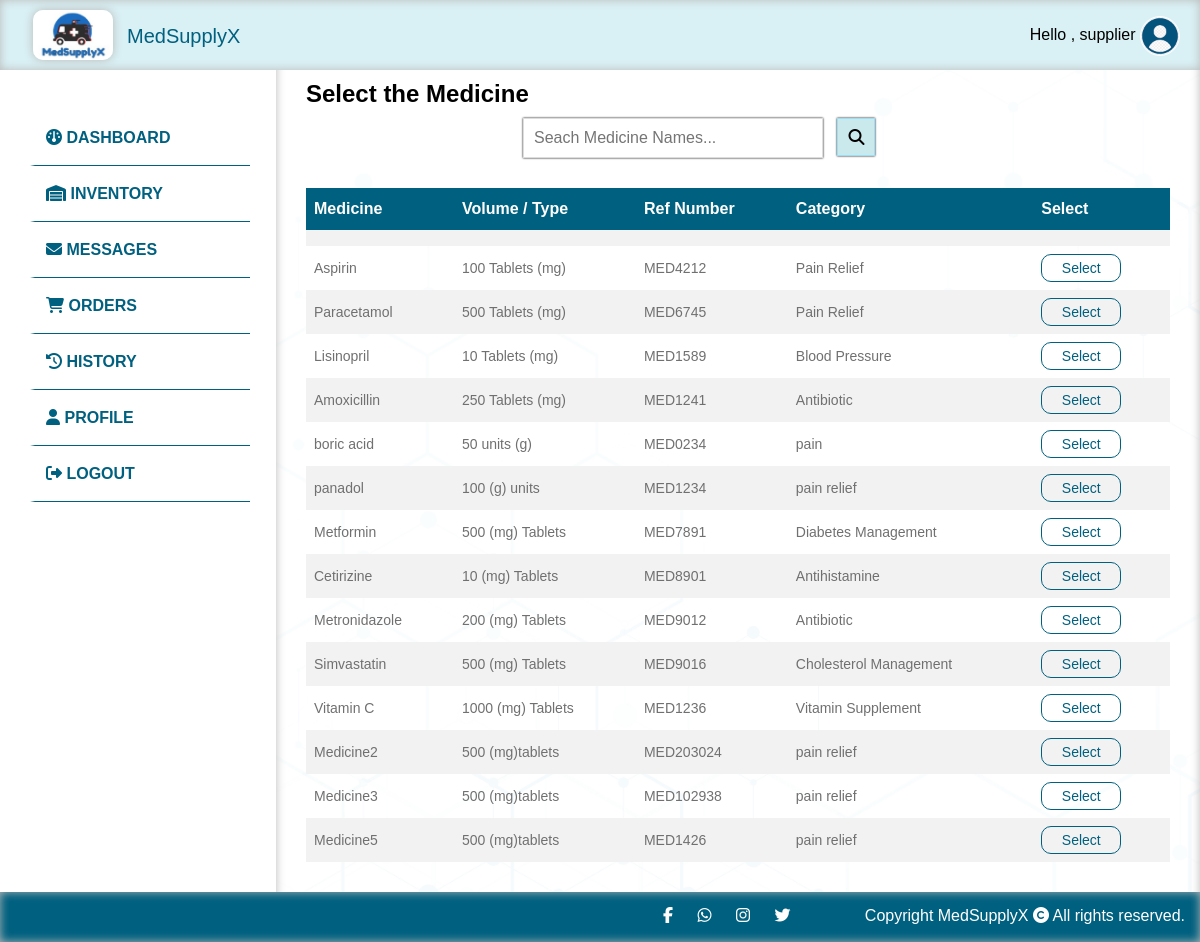
Screenshot of /suppliers/addmedicineinventory (signed in) with the database file from the repository.
### tables this page shows
CREATE TABLE `regmedicines` (
  `medicineId` int(11) NOT NULL,
  `medicinename` varchar(50) NOT NULL,
  `refno` varchar(50) NOT NULL,
  `category` varchar(50) NOT NULL,
  `volume` int(11) NOT NULL,
  `type` varchar(20) NOT NULL,
  `description` varchar(100) NOT NULL,
  `manufacturedDate` varchar(20) NOT NULL
);

### app/controllers/Suppliers.php (called while the page is built, shortened)
<?php
class Suppliers extends Controller
{
    public $supplierModel;
    public function __construct()
    {
        $this->supplierModel = $this->model('Supplier');
    }
    public function addmedicineinventory()
    {
        $data = [
            'medicine' => $this->supplierModel->getMedicines()
        ];
        $this->view('supplier/addmedicineinventory', $data);
    }
}

### app/libraries/Core.php (called while the page is built, shortened)
<?php
    class Core {
        protected $currentMethod = 'index';
        public function __construct() {
            $url = $this->getUrl();
            if(isset($url[0])){
            if(file_exists('../app/controllers/' . ucwords($url[0]) . '.php')) {
                unset($url[0]);
            }
        }
            $this->currentController = new $this->currentController;
            if(isset($url[1])) {
                if(method_exists($this->currentController, $url[1])) {
                    $this->currentMethod = $url[1];
                    unset($url[1]);
                }
            }
            $this->params = $url ? array_values($url) : [];
            call_user_func_array([$this->currentController, $this->currentMethod], $this->params);
      }
       public function getUrl() {
           if(isset($_GET['url'])) {
               $url = rtrim($_GET['url'], '/');
               $url = filter_var($url, FILTER_SANITIZE_URL);
               $url = explode('/', $url);
               return $url;
           }
       }
    }
    ?>

### public/index.php (called while the page is built, shortened)
<?php
    $init = new Core;
?>

### app/libraries/Database.php (called while the page is built, shortened)
<?php
class Database {
    private $host = DB_HOST;
    private $user = DB_USER;
    private $pass = DB_PASS;
    private $dbname= DB_NAME;
    private $dbh;
    private $stmt;
    public function __construct(){
        $dsn = 'mysql:host=' . $this->host . ';dbname=' . $this->dbname;
        $options = array(
            PDO::ATTR_PERSISTENT => true,
            PDO::ATTR_ERRMODE => PDO::ERRMODE_EXCEPTION
        );
        try{
            $this->dbh = new PDO($dsn, $this->user, $this->pass, $options);
        } catch(PDOException $e){
            $this->error = $e->getMessage();
            echo $this->error;
        }
    }
    public function query($sql){
        $this->stmt = $this->dbh->prepare($sql);
    }
    public function execute(){
        return $this->stmt->execute();
    }
    public function resultSet(){
        $this->execute();
        return $this->stmt->fetchAll(PDO::FETCH_OBJ);
    }
}

### app/models/Supplier.php (called while the page is built, shortened)
<?php
class Supplier
{
    private $db;
    public function __construct()
    {
        $this->db = new Database;
    }
    public function getMedicines()
    {
        $this->db->query('SELECT * FROM regmedicines');
        $results = $this->db->resultSet();
        return $results;
    }
}

### app/views/supplier/addmedicineinventory.php (the view, shortened to what this page needs)
<!DOCTYPE html>
<html lang="en">
<head>
  <link rel="stylesheet" href="<?php echo URLROOT ?>/public/css/style.css">
</head>
<body>
  <?php require APPROOT . '/views/inc/header.php'; ?>
  <?php require APPROOT . '/views/inc/supplier_sidebar.php'; ?>
  <div class="content">
    <div class="anim">
      <h2> Select the Medicine </h2>
    </div>
    <form class="search">
      <input type="text" id="myInput" placeholder="Seach Medicine Names..." onkeyup="search()">
      <i class="fas fa-search" id="searchicon"></i>
    </form>
    <div class="smallspace"></div>
    <div class="anim">
      <form action="" method="POST" class="orderform">
        <table class="customers" id="myTable">
          <tr>
            <th> Medicine </td>
            <th> Volume / Type</td>
            <th> Ref Number </td>
            <th> Category </td>
            <th> Select </th>
          </tr>
          <tr>
            <td> </td>
            <td> </td>
            <td> </td>
            <td> </td>
            <td></td>
          </tr>
          <?php foreach ($data['medicine'] as $medicine) : ?>
            <tr>
              <td> <?php echo $medicine->medicinename; ?> </td>
              <td> <?php echo $medicine->volume; ?>
                <?php echo $medicine->type; ?> </td>
              <td> <?php echo $medicine->refno; ?> </td>
              <td> <?php echo $medicine->category; ?> </td>
              <td>
                <a href="<?php echo URLROOT; ?>/suppliers/addinventory/<?php echo $medicine->medicineId ?>" class="nodec">
                  <div class="smallOpen-button"> Select </button>
                </a>
              </td>
            </tr>
          <?php endforeach; ?>
        </table>
    </div>
  </div>
  </div>
  <?php require APPROOT . '/views/inc/footer.php'; ?>
</body>
</html>

### public/css/style.css (style rules this page uses)
* { box-sizing: border-box; margin: 0; }
body { font-family:Arial, Helvetica, sans-serif; min-height: 100vh; }
.content { background: rgb(255,255,255); background: linear-gradient(90deg, rgba(255,255,255,1) 0%, rgb(235, 252, 255) 100%); padding: 30px; flex: 1; margin-top: 50px; background-repeat: no-repeat; background-size: cover; box-shadow: 0px 10px 10px rgb(185, 185, 185) inset; background-image: url(../img/background.png); }
.anim { animation: 2s anim-lineUp ease-out; }
.customers { font-family: Arial, Helvetica, sans-serif; border-collapse: collapse; width: 100%; margin-top: 10px; }
.customers td, .customers th { border: 0px solid #ddd; padding: 8px; color:#707070; }
.customers td { font-size: 14px; }
.customers tr:nth-child(even) { background-color: #f2f2f2; }
.customers th { padding-top: 12px; padding-bottom: 12px; text-align: left; background-color: #00607F; color: white; }
.smallOpen-button { border:1px solid #00607F; padding: 5px 0px; cursor: pointer; width:80px; border-radius: 10px; text-align: center; }
.smallspace { height:10px; }
.orderform { flex: 4; }
#myInput { background-position: 10px 10px; background-repeat: no-repeat; font-size: 16px; padding: 10px ; border: 1px solid #ddd; margin:10px; width:300px; box-shadow:0px 0px 2px 0px; }
#searchicon { box-shadow: 0px 0px 2px 0px; border: 1px solid #9bdef5; background-color: #c9e9ed; padding:10px; }
.search { margin:0 auto; width:450px; }
.nodec { text-decoration: none; color:#00607F; }

### rows the page displays
regmedicines: medicinename "Aspirin", volume "100", type "Tablets (mg)", refno "MED4212", category "Pain Relief"
regmedicines: medicinename "Paracetamol", volume "500", type "Tablets (mg)", refno "MED6745", category "Pain Relief"
regmedicines: medicinename "Lisinopril", volume "10", type "Tablets (mg)", refno "MED1589", category "Blood Pressure"
regmedicines: medicinename "Amoxicillin", volume "250", type "Tablets (mg)", refno "MED1241", category "Antibiotic"
regmedicines: medicinename "boric acid", volume "50", type "units (g)", refno "MED0234", category "pain"
regmedicines: medicinename "panadol", volume "100", type "(g) units", refno "MED1234", category "pain relief"
regmedicines: medicinename "Metformin", volume "500", type "(mg) Tablets", refno "MED7891", category "Diabetes Management"
regmedicines: medicinename "Cetirizine", volume "10", type "(mg) Tablets", refno "MED8901", category "Antihistamine"
regmedicines: medicinename "Metronidazole", volume "200", type "(mg) Tablets", refno "MED9012", category "Antibiotic"
regmedicines: medicinename "Simvastatin", volume "500", type "(mg) Tablets", refno "MED9016", category "Cholesterol Management"
regmedicines: medicinename "Vitamin C", volume "1000", type "(mg) Tablets", refno "MED1236", category "Vitamin Supplement"
regmedicines: medicinename "Medicine2", volume "500", type "(mg)tablets", refno "MED203024", category "pain relief"
regmedicines: medicinename "Medicine3", volume "500", type "(mg)tablets", refno "MED102938", category "pain relief"
regmedicines: medicinename "Medicine5", volume "500", type "(mg)tablets", refno "MED1426", category "pain relief"

### other values shown
$_SESSION['USER_DATA']['name'] "supplier"
